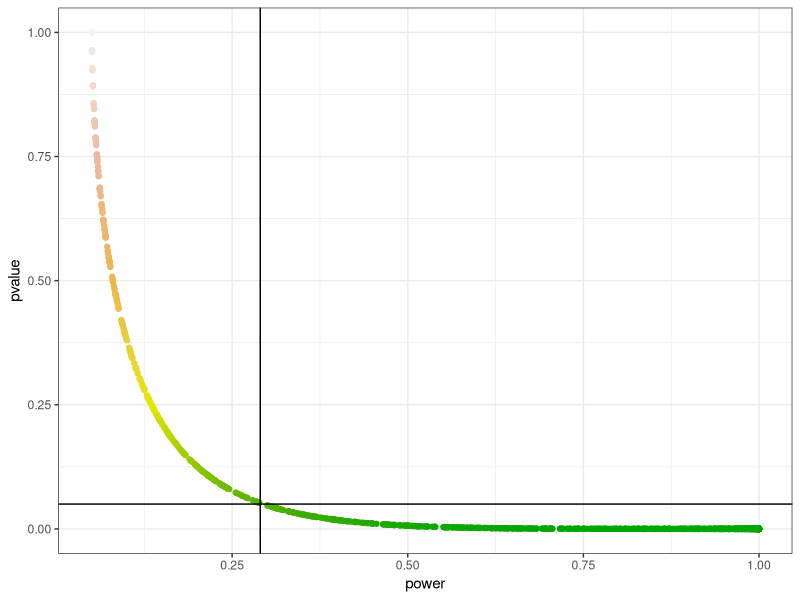
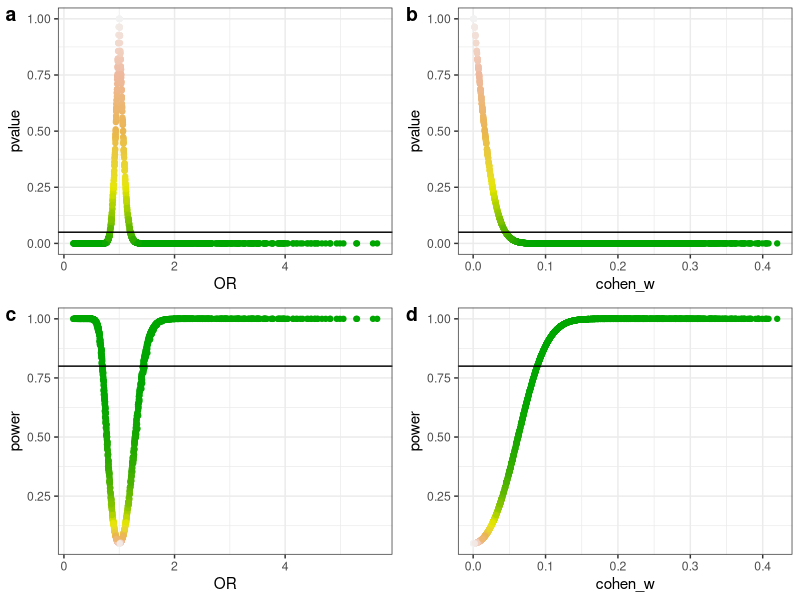

Here is the R script that generated these plots, in order:
## ---- chunk 1
knitr::opts_chunk$set(collapse = TRUE, echo=TRUE, eval=TRUE, warning=FALSE, message=FALSE, comment="  ")
# https:\/\/aurora-mareviv.github.io\/talesofr
## ---- chunk 2
# Installs missing libraries on render!
list.of.packages <- c("rmarkdown", "Rcpp", "knitr", "tidyverse", "pwr", "kableExtra", "cowplot")
new.packages <- list.of.packages[!(list.of.packages %in% installed.packages()[,"Package"])]
if(length(new.packages)) install.packages(new.packages, repos='https://cran.rstudio.com/')
## ---- chunk 3
wdir <- getwd() 
# la carpeta donde guardo los datos
datadir <- paste(wdir, "/data", sep="")
# y la carpeta inmediatamente por encima
wdirRoot <- gsub("\\content\\/post", "", wdir) 
## ---- chunk 4
# Kable Extra formatter
require(magrittr)
kable <- function(x){
  y <- x %>%
  knitr::kable("html", escape = F, align = "c") %>%
  kableExtra::kable_styling("striped", full_width = F)
  y
}
## ---- chunk 5
library(tidyverse)
# Set basic parameters
lower_prob_range=0.3
upper_prob_range=0.7
prob_step=0.01
probabilities <- seq(from = lower_prob_range, to = upper_prob_range, by = prob_step)

# Create dataframe with all the possible effect sizes
mydata0 <- expand.grid(probabilities,probabilities) %>%
   tibble::as_tibble() %>%
   rename(
      `prob of exposure in cases` = Var1,
      `prob of exposure in controls` = Var2
   )
## ---- chunk 6
power_against_pvalue <- function(probabilities_expo_case=0.5, probabilities_expo_control=0.5, N=1000, exposure="exposed", unexposed="unexposed"){
   require(pwr)
   require(magrittr)

   table_exposure <- c(exposure, unexposed)
   
   # Make a data frame
   cases <- tibble(
      status = "case",
      allele = sample( table_exposure, N, replace=TRUE, prob=c(probabilities_expo_case, 1-probabilities_expo_case) )
   )
   controls <- tibble(
      status = "control",
      allele = sample( table_exposure, N, replace=TRUE, prob=c(probabilities_expo_control, 1-probabilities_expo_control) )
   )
   study <- cases %>%
      bind_rows(controls)
   
   # Observed counts
   .TableOC <- table(study$status, study$allele)
   # Observed proportions (row)
   .TableOPr <- prop.table(.TableOC, 1) # proportions by row
   # Observed proportions (table)
   .TableOP <- prop.table(.TableOC) # proportions by table
   # Chi-squared test
   xsq_text <- .TableOC %>% chisq.test()
   # Expected table counts:
   .TableEC <- xsq_text$expected   
   # Expected table proportions:
   .TableEP <- prop.table(.TableEC) # proportions by table
   # get p-value
   xsq_pvalue <- xsq_text$p.value
   
   # Observed counts:
   H_n <- count_observed_ctrls_unexpo <- .TableOC[2,2]
   D_n <- count_observed_cases_unexpo <- .TableOC[1,2]
   H_e <- count_observed_ctrls_expo <- .TableOC[2,1] # A is the exposure
   D_e <- count_observed_cases_expo <- .TableOC[1,1] # A is the exposure
   
   # Get the OR
   OR <- ( D_e / H_e ) / ( D_n / H_n )
   
   # Observed table proportions
   pr_observed_ctrls_unexpo <- .TableOP[2,2]
   pr_observed_case_unexpo <- .TableOP[1,2]
   pr_observed_ctrls_expo <- .TableOP[2,1]
   pr_observed_case_expo <- .TableOP[1,1]
   
   # Expected table proportions:
   pr_expected_ctrls_unexpo <- .TableEP[2,2]
   pr_expected_case_unexpo <- .TableEP[1,2]
   pr_expected_ctrls_expo <- .TableEP[2,1]
   pr_expected_case_expo <- .TableEP[1,1]
   
   # Cohen's w
   w <- (
      (
         (pr_expected_ctrls_unexpo - pr_observed_ctrls_unexpo)^2 / pr_expected_ctrls_unexpo
      ) + (
         (pr_expected_ctrls_expo - pr_observed_ctrls_expo)^2 / pr_expected_ctrls_expo
      ) + (
         (pr_expected_case_unexpo - pr_observed_case_unexpo)^2 / pr_expected_case_unexpo
      ) + (
         (pr_expected_case_expo - pr_observed_case_expo)^2 / pr_expected_case_expo
      )
   )^(1/2)
   
   # Power
   pw <- pwr.chisq.test(
      w = w, 
      N = N, 
      df = 1, 
      sig.level = 0.05, 
      power = NULL
   )
   
   # Final result
   result0 <- list(
      prob_case_in_exposed = probabilities_expo_case,
      prob_control_in_exposed = probabilities_expo_control,
      N = N,
      w = w,
      power = pw$power,
      p_value = xsq_pvalue,
      OR = OR,
      observed_counts = .TableOC,
      expected_counts = .TableEC,
      observed_proportions = .TableOP,
      expected_proportions = .TableEP
   )
   result0
   
}

# A helper function to extract the results into new columns
power_against_pvalue_extractor <- function(power_versus_pvalue, extracted=NULL){
   if(is.null(extracted)){
      result <- power_versus_pvalue
   }else{
      result <- power_versus_pvalue[[extracted]]
   }
   result
}
## ---- chunk 7
power_against_pvalue(
   probabilities_expo_case=0.5, 
   probabilities_expo_control=0.5,
   N=1000, 
   exposure="A=exposed", 
   unexposed="G=unexposed" 
)
## ---- chunk 8
mydata <- mydata0 %>%
   # calculate
   mutate(
      power_versus_pvalue = purrr::map2(
         `prob of exposure in cases`, `prob of exposure in controls`, 
         ~power_against_pvalue(.x, .y, N=1000, exposure="A=exposed", unexposed="G=unexposed")
         )
   ) %>%
   # extract elements
   mutate(
      power = purrr::map(power_versus_pvalue, power_against_pvalue_extractor, extracted="power"),
      pvalue = purrr::map(power_versus_pvalue, power_against_pvalue_extractor, extracted="p_value"),
      OR = purrr::map(power_versus_pvalue, power_against_pvalue_extractor, extracted="OR"),
      cohen_w = purrr::map(power_versus_pvalue, power_against_pvalue_extractor, extracted="w")
   ) %>%
   unnest(cols = c(power, pvalue, OR, cohen_w))
## ---- chunk 9
mydata %>% select(-power_versus_pvalue, -cohen_w) %>% head(3) %>% kable()
## ---- chunk 10
mydata %>%
   filter(
      pvalue > 0.049 & pvalue < 0.051
   ) %>%
   select(-power_versus_pvalue, -cohen_w) %>% kable()
## ---- chunk 11
power_vs_pvalue <- mydata %>%
   ggplot(
      aes(
         x=power,
         y=pvalue,
         colour=pvalue
      )
   ) +
   geom_point() + 
   geom_hline(yintercept=0.05) + geom_vline(xintercept=0.29) +
   scale_colour_gradientn(colours = terrain.colors(5)) +
   theme_bw() + theme(legend.position = "none")

power_vs_pvalue
## ---- chunk 12
or_vs_pvalue <- mydata %>%
   ggplot(
      aes(x=OR, y=pvalue, colour=pvalue)
   ) +
   geom_point() + 
   geom_hline(yintercept=0.05) +
   scale_colour_gradientn(colours = terrain.colors(5)) +
   theme_bw() + theme(legend.position = "none")

w_vs_pvalue <- mydata %>%
   ggplot(
      aes(x=cohen_w, y=pvalue, colour=pvalue)
   ) +
   geom_point() + 
   geom_hline(yintercept=0.05) +
   scale_colour_gradientn(colours = terrain.colors(5)) +
   theme_bw() + theme(legend.position = "none")

or_vs_power <- mydata %>%
   ggplot(
      aes(x=OR, y=power, colour=pvalue)
   ) +
   geom_point() + 
   geom_hline(yintercept=0.8) +
   scale_colour_gradientn(colours = terrain.colors(5)) +
   theme_bw() + theme(legend.position = "none")

w_vs_power <- mydata %>%
   ggplot(
      aes(x=cohen_w, y=power, colour=pvalue)
   ) +
   geom_point() + 
   geom_hline(yintercept=0.8) +
   scale_colour_gradientn(colours = terrain.colors(5)) +
   theme_bw() + theme(legend.position = "none")

cowplots <- list(or_vs_pvalue, w_vs_pvalue, or_vs_power, w_vs_power) 
mylabels <- letters[1:length(cowplots)]
composed_figure <- cowplot::plot_grid(plotlist = cowplots,
                 labels = mylabels, nrow = 2, align = "h") 

composed_figure
